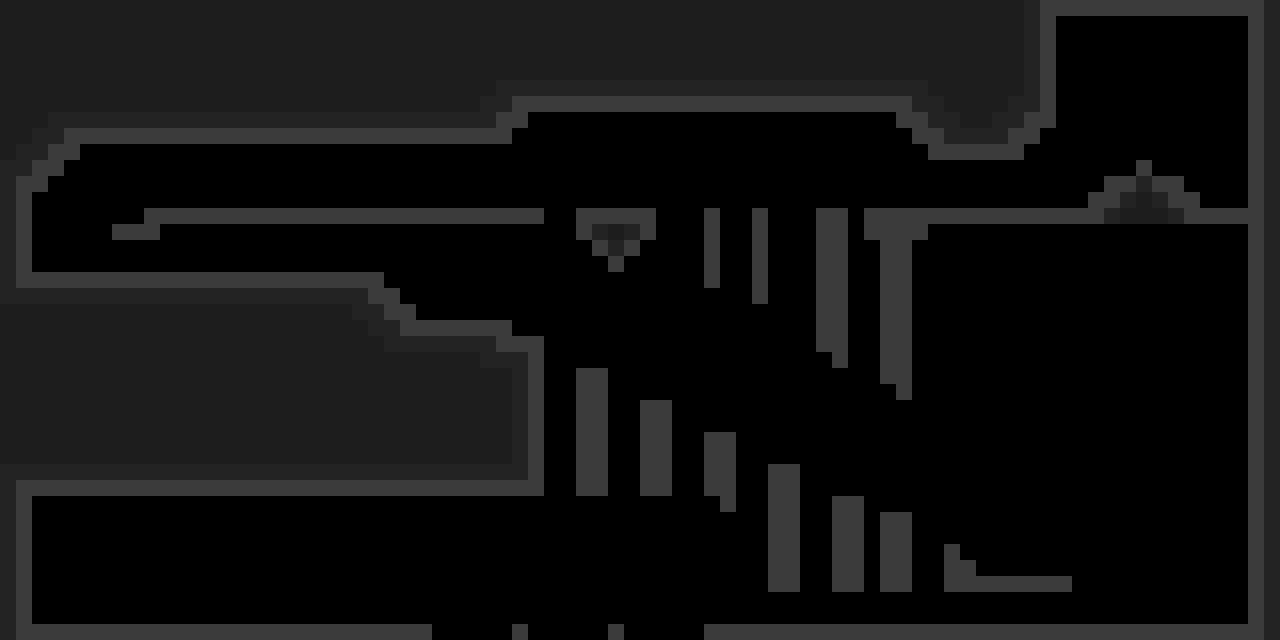

Below is a game level as drawn by its tile map, then a one-line description and the .tmx that defines it (tile-layer data replaced by summaries):
An orthogonal 80x40 tile map with 16x16 px tiles, 2 tile layers (ground, wall), 2 tilesets.

<map version="1.0" orientation="orthogonal" renderorder="right-down" width="80" height="40" tilewidth="16" tileheight="16" nextobjectid="1">
 <tileset firstgid="1" name="dark" tilewidth="16" tileheight="16">
  <image source="blocks_16_dark.png" width="48" height="16" />
 </tileset>
 <tileset firstgid="4" name="filler" tilewidth="16" tileheight="16">
  <image source="blocks_16_dark_square.png" width="48" height="16" />
 </tileset>
 <layer name="ground" width="80" height="40">
  <data>[3200 cells, 1177 non-empty, 3 distinct tile ids]</data>
 </layer>
 <layer name="wall" width="80" height="40">
  <data>[3200 cells, 244 non-empty, 3 distinct tile ids]</data>
 </layer>
</map>
